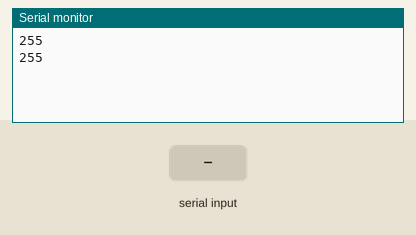
Recording of a sketch running on a simulated Arduino Uno, built with avr-gcc and run on an emulated ATmega328P. Shown: the last lines printed to the serial monitor. The test bench sets the inputs (shaded band). EEPROM starts erased.

Above: at 1.2 s.
1.3 s: "90,45\n" received over Serial
At 2.6 s:
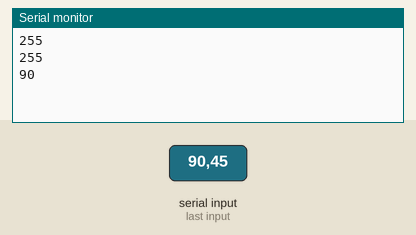
2.8 s: "30,150\n" received over Serial
At 5.8 s:
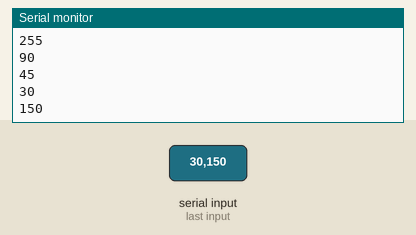
Timing chart, 0 to 7.3 s (numbered marks = the images above; inputs shaded):
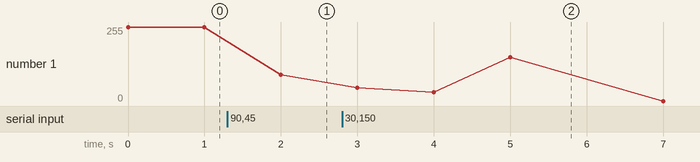

The sketch:

EEPROM_integer_number_input_and_save_it_and_print_it.ino
```cpp
#include <EEPROM.h>
int incomingByte = 0;
void setup() {
        Serial.begin(9600);     // opens serial port, sets data rate to 9600 bps
}

void loop() {

        // send data only when you receive data:
        if (Serial.available() > 0) {
                int red = Serial.parseInt();


                Serial.println(red,DEC);
                EEPROM.write(9,red);
                delay(1000);
        }
        else
        {
     int k=EEPROM.read(9);
          Serial.println(k);
          delay(1000);

        }
}
```

Measured:
- after the input at 1.3 s, the serial monitor: prints a new line after 0.70 s (image 1)
- after the input at 2.8 s, the serial monitor: prints a new line after 1.2 s (image 2)
- plotted number 1: 255 → 90 after the input at 1.3 s
